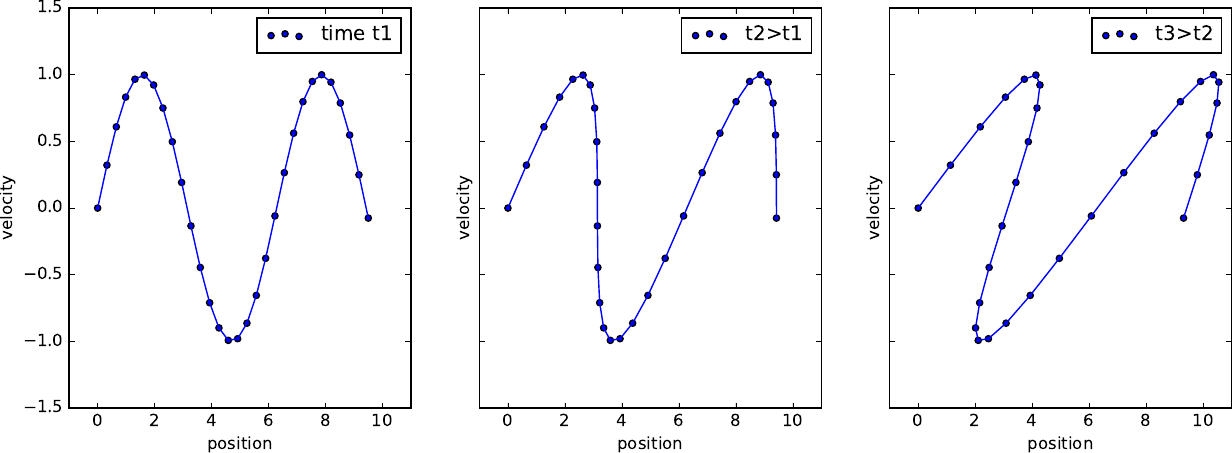

This chart was generated by the following Python code:
#######phase space for a no gravity and collisionless particles###############
import numpy as np 
import matplotlib.pyplot as plt

x=np.linspace(0,9.5,30)
v=np.sin(x)
t=0
xnew=x+v*t
f, (ax1, ax2, ax3) = plt.subplots(1,3, sharex=True, sharey=True,figsize=(15,5))
ax1.plot(xnew,v)
ax1.scatter(xnew,v,label='time t1')
ax1.set_xlim([-1,11])
ax1.legend(loc='best')
ax1.set_ylabel('velocity')
ax1.set_xlabel('position')

t=1
xnew=x+v*t
ax2.plot(xnew,v)
ax2.scatter(xnew,v,label='t2>t1')
ax2.set_xlim([-1,11])
ax2.set_ylabel('velocity')
ax2.set_xlabel('position')

#~ string = 'phasespace_nogravity_nocollision'+str(t)+'.png'
#~ plt.savefig(string)
ax2.legend(loc='best')

t=2.5
xnew=x+v*t
ax3.plot(xnew,v)
ax3.scatter(xnew,v,label='t3>t2')
ax3.set_xlim([-1,11])
ax3.legend(loc='best')
f.subplots_adjust(hspace=0)
#~ plt.setp([a.get_xticklabels() for a in f.axes[:-1]], visible=False)
plt.xlabel('position')
plt.ylabel('velocity')
plt.savefig('fig_caustic_1d.pdf',bbox_inches='tight', pad_inches=0)


plt.tight_layout()
plt.show()
